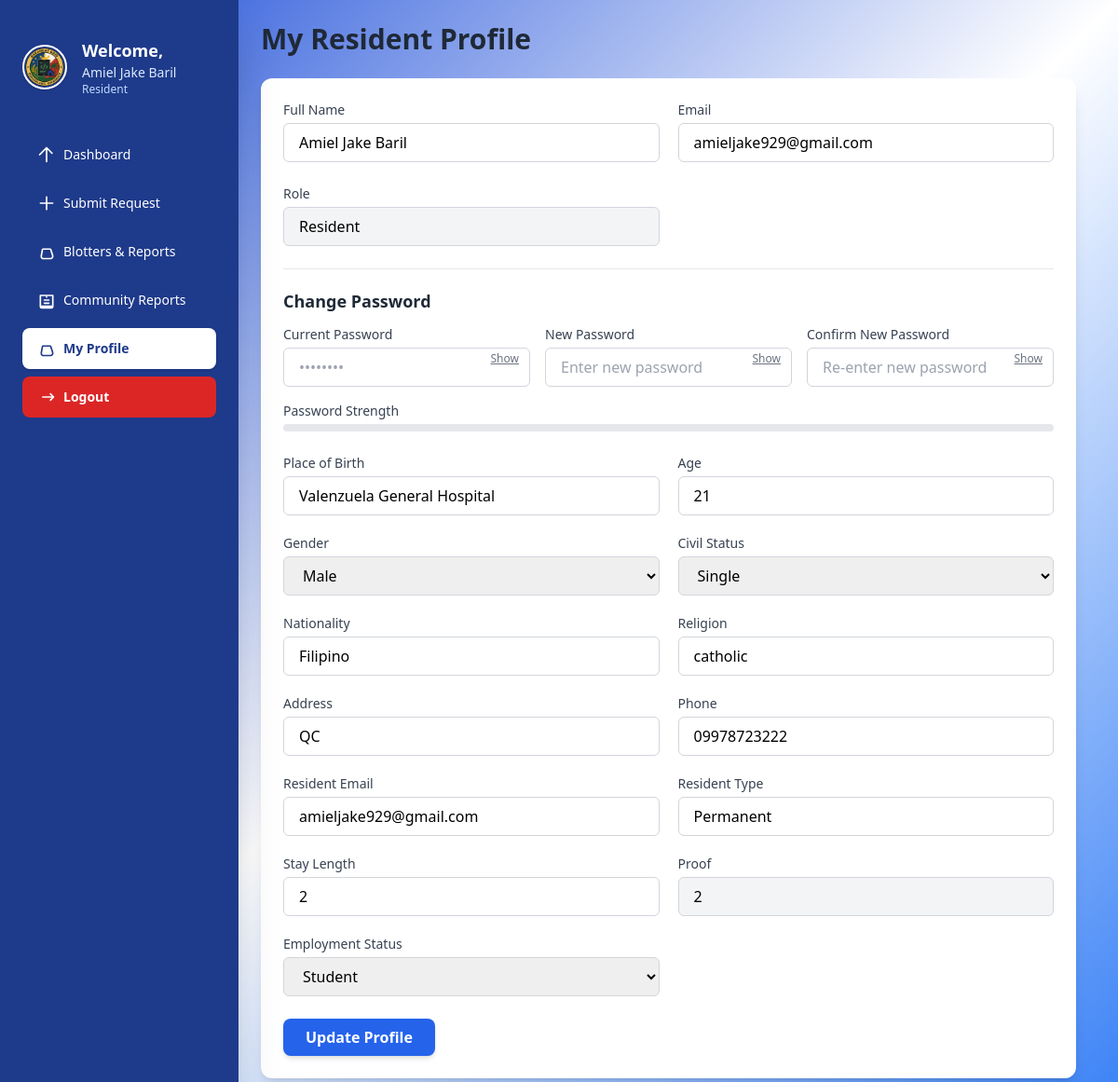
Page /resident/resident_profile.php (signed in) on the committed database.
### tables this page shows
CREATE TABLE `residents` (
  `id` int(11) NOT NULL,
  `user_id` int(11) NOT NULL,
  `dob` date DEFAULT NULL,
  `pob` varchar(255) DEFAULT NULL,
  `age` int(11) DEFAULT NULL,
  `gender` enum('Male','Female') DEFAULT NULL,
  `civil_status` enum('Single','Married','Widow/Widower','Separated') DEFAULT NULL,
  `nationality` varchar(100) DEFAULT NULL,
  `religion` varchar(100) DEFAULT NULL,
  `address` varchar(255) DEFAULT NULL,
  `phone` varchar(20) DEFAULT NULL,
  `res_email` varchar(255) DEFAULT NULL,
  `resident_type` enum('Permanent','Temporary','Voter','Non-Voter') DEFAULT NULL,
  `stay_length` varchar(50) DEFAULT NULL,
  `proof` varchar(255) DEFAULT NULL,
  `date_registered` datetime DEFAULT current_timestamp(),
  `household_id` int(11) DEFAULT NULL,
  `employment_status` enum('Employed','Unemployed','Self-Employed','Student','Retired','Homemaker','Others') DEFAULT NULL
);

CREATE TABLE `users` (
  `id` int(11) NOT NULL,
  `full_name` varchar(255) NOT NULL,
  `email` varchar(255) NOT NULL,
  `password` varchar(255) NOT NULL,
  `role` varchar(50) NOT NULL,
  `created_at` timestamp NOT NULL DEFAULT current_timestamp(),
  `status` enum('pending','approved') DEFAULT 'pending'
);

### resident/resident_profile.php (the view, shortened to what this page needs)
<?php
$conn = new mysqli("localhost:3307", "root", "", "barangay_management_system");
$user_id = $_SESSION['user_id'];
$sql = "SELECT u.full_name, u.email, u.password, u.role, r.pob, r.age, r.gender,
               r.civil_status, r.nationality, r.religion, r.address, r.phone,
               r.res_email, r.resident_type, r.stay_length, r.proof, r.employment_status
        FROM users u
        JOIN residents r ON u.id = r.user_id
        WHERE u.id = ?";
$stmt = $conn->prepare($sql);
$stmt->bind_param("i", $user_id);
$stmt->execute();
$result = $stmt->get_result();
$row = $result->fetch_assoc();
?>
<!DOCTYPE html>
<html lang="en">
<head>
    <script src="https://cdn.tailwindcss.com "></script>
</head>
<body class="flex min-h-screen bg-gradient-to-br from-blue-700 via-white to-blue-500">
<?php include 'sidebar.php'; ?>
<div class="p-6 ml-64 mt-46">
    <h1 class="text-3xl font-bold mb-6 text-gray-800">My Resident Profile</h1>
    <form method="POST" class="bg-white shadow-lg rounded-xl p-6 space-y-6 transition-all duration-300 transform hover:shadow-xl">
        <div class="grid grid-cols-1 md:grid-cols-2 gap-5">
            <div>
                <label class="block text-sm font-medium text-gray-700 mb-1">Full Name</label>
                <input type="text" name="full_name" value="<?= htmlspecialchars($row['full_name']) ?>" class="w-full px-4 py-2 border border-gray-300 rounded-md focus:outline-none focus:ring-2 focus:ring-blue-400" required>
            </div>
            <div>
                <label class="block text-sm font-medium text-gray-700 mb-1">Email</label>
                <input type="email" name="email" value="<?= htmlspecialchars($row['email']) ?>" class="w-full px-4 py-2 border border-gray-300 rounded-md focus:outline-none focus:ring-2 focus:ring-blue-400" required>
            </div>
        </div>
        <div class="grid grid-cols-1 md:grid-cols-2 gap-5">
            <div>
                <label class="block text-sm font-medium text-gray-700 mb-1">Role</label>
                <input type="text" value="<?= htmlspecialchars($row['role']) ?>" class="w-full px-4 py-2 border border-gray-300 bg-gray-100 rounded-md" readonly>
            </div>
        </div>
        <div class="border-t pt-5 mt-5">
            <h2 class="text-lg font-semibold text-gray-800 mb-3">Change Password</h2>
            <div class="grid grid-cols-1 md:grid-cols-3 gap-4">
                <div class="relative">
                    <label class="block text-sm font-medium text-gray-700 mb-1">Current Password</label>
                    <input type="password" id="current_password" name="current_password" placeholder="••••••••" class="w-full px-4 py-2 border border-gray-300 rounded-md focus:outline-none focus:ring-2 focus:ring-yellow-400">
                    <button type="button" onclick="togglePassword('current_password')" class="absolute right-3 top-9 transform -translate-y-1/2 text-gray-500 text-xs underline">Show</button>
                </div>
                <div class="relative">
                    <label class="block text-sm font-medium text-gray-700 mb-1">New Password</label>
                    <input type="password" id="new_password" name="new_password" placeholder="Enter new password" class="w-full px-4 py-2 border border-gray-300 rounded-md focus:outline-none focus:ring-2 focus:ring-green-400">
                    <button type="button" onclick="togglePassword('new_password')" class="absolute right-3 top-9 transform -translate-y-1/2 text-gray-500 text-xs underline">Show</button>
                </div>
                <div class="relative">
                    <label class="block text-sm font-medium text-gray-700 mb-1">Confirm New Password</label>
                    <input type="password" id="confirm_password" name="confirm_password" placeholder="Re-enter new password" class="w-full px-4 py-2 border border-gray-300 rounded-md focus:outline-none focus:ring-2 focus:ring-green-400">
                    <button type="button" onclick="togglePassword('confirm_password')" class="absolute right-3 top-9 transform -translate-y-1/2 text-gray-500 text-xs underline">Show</button>
                </div>
            </div>
            <div class="mt-4">
                <label class="block text-sm font-medium text-gray-700 mb-1">Password Strength</label>
                <div id="password-strength-meter" class="w-full h-2 bg-gray-200 rounded mb-1">
                </div>
            </div>
        </div>
        <div class="grid grid-cols-1 md:grid-cols-2 gap-5 mt-2">
            <div>
                <label class="block text-sm font-medium text-gray-700 mb-1">Place of Birth</label>
                <input type="text" name="pob" value="<?= htmlspecialchars($row['pob']) ?>" class="w-full px-4 py-2 border border-gray-300 rounded-md focus:outline-none focus:ring-2 focus:ring-blue-400" required>
            </div>
            <div>
                <label class="block text-sm font-medium text-gray-700 mb-1">Age</label>
                <input type="number" name="age" value="<?= htmlspecialchars($row['age']) ?>" class="w-full px-4 py-2 border border-gray-300 rounded-md focus:outline-none focus:ring-2 focus:ring-blue-400" required>
            </div>
            <div>
                <label class="block text-sm font-medium text-gray-700 mb-1">Gender</label>
                <select name="gender" class="w-full px-4 py-2 border border-gray-300 rounded-md focus:outline-none focus:ring-2 focus:ring-blue-400" required>
                    <option value="Male" <?= $row['gender'] === 'Male' ? 'selected' : '' ?>>Male</option>
                </select>
            </div>
            <div>
                <label class="block text-sm font-medium text-gray-700 mb-1">Civil Status</label>
                <select name="civil_status" class="w-full px-4 py-2 border border-gray-300 rounded-md focus:outline-none focus:ring-2 focus:ring-blue-400" required>
                    <option value="Single" <?= $row['civil_status'] === 'Single' ? 'selected' : '' ?>>Single</option>
                </select>
            </div>
            <div>
                <label class="block text-sm font-medium text-gray-700 mb-1">Nationality</label>
                <input type="text" name="nationality" value="<?= htmlspecialchars($row['nationality']) ?>" class="w-full px-4 py-2 border border-gray-300 rounded-md focus:outline-none focus:ring-2 focus:ring-blue-400" required>
            </div>
            <div>
                <label class="block text-sm font-medium text-gray-700 mb-1">Religion</label>
                <input type="text" name="religion" value="<?= htmlspecialchars($row['religion']) ?>" class="w-full px-4 py-2 border border-gray-300 rounded-md focus:outline-none focus:ring-2 focus:ring-blue-400" required>
            </div>
            <div>
                <label class="block text-sm font-medium text-gray-700 mb-1">Address</label>
                <input type="text" name="address" value="<?= htmlspecialchars($row['address']) ?>" class="w-full px-4 py-2 border border-gray-300 rounded-md focus:outline-none focus:ring-2 focus:ring-blue-400" required>
            </div>
            <div>
                <label class="block text-sm font-medium text-gray-700 mb-1">Phone</label>
                <input type="text" name="phone" value="<?= htmlspecialchars($row['phone']) ?>" class="w-full px-4 py-2 border border-gray-300 rounded-md focus:outline-none focus:ring-2 focus:ring-blue-400" required>
            </div>
            <div>
                <label class="block text-sm font-medium text-gray-700 mb-1">Resident Email</label>
                <input type="email" name="res_email" value="<?= htmlspecialchars($row['res_email']) ?>" class="w-full px-4 py-2 border border-gray-300 rounded-md focus:outline-none focus:ring-2 focus:ring-blue-400" required>
            </div>
            <div>
                <label class="block text-sm font-medium text-gray-700 mb-1">Resident Type</label>
                <input type="text" name="resident_type" value="<?= htmlspecialchars($row['resident_type']) ?>" class="w-full px-4 py-2 border border-gray-300 rounded-md focus:outline-none focus:ring-2 focus:ring-blue-400" required>
            </div>
            <div>
                <label class="block text-sm font-medium text-gray-700 mb-1">Stay Length</label>
                <input type="text" name="stay_length" value="<?= htmlspecialchars($row['stay_length']) ?>" class="w-full px-4 py-2 border border-gray-300 rounded-md focus:outline-none focus:ring-2 focus:ring-blue-400" required>
            </div>
            <div>
                <label class="block text-sm font-medium text-gray-700 mb-1">Proof</label>
                <input type="text" value="<?= htmlspecialchars($row['proof']) ?>" class="w-full px-4 py-2 border border-gray-300 bg-gray-100 rounded-md" readonly>
            </div>
            <div>
                <label class="block text-sm font-medium text-gray-700 mb-1">Employment Status</label>
                <select name="employment_status" class="w-full px-4 py-2 border border-gray-300 rounded-md focus:outline-none focus:ring-2 focus:ring-blue-400" required>
                    <option value="Student" <?= $row['employment_status'] === 'Student' ? 'selected' : '' ?>>Student</option>
                </select>
            </div>
        </div>
        <div class="mt-6">
            <button type="submit" class="w-full sm:w-auto bg-blue-600 hover:bg-blue-700 text-white font-semibold px-6 py-2 rounded-lg shadow-md transition-all duration-300">
                Update Profile
            </button>
        </div>
    </form>
</div>
</body>
</html>

### rows in the picture
residents: full_name "Amiel Jake Baril", email "amieljake929@gmail.com", user.role "Resident", pob "Valenzuela General Hospital", age "21", gender "Male", civil_status "Single", nationality "Filipino", religion "catholic", address "QC", phone "09978723222", res_email "amieljake929@gmail.com", resident_type "Permanent", stay_length "2", proof "2", employment_status "Student"

### other values in the picture
$_SESSION['full_name'] "Amiel Jake Baril"
